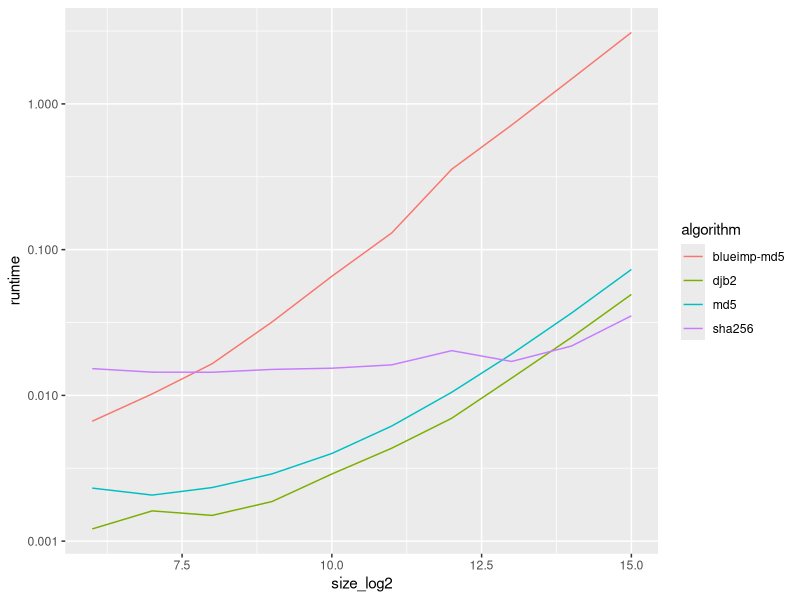
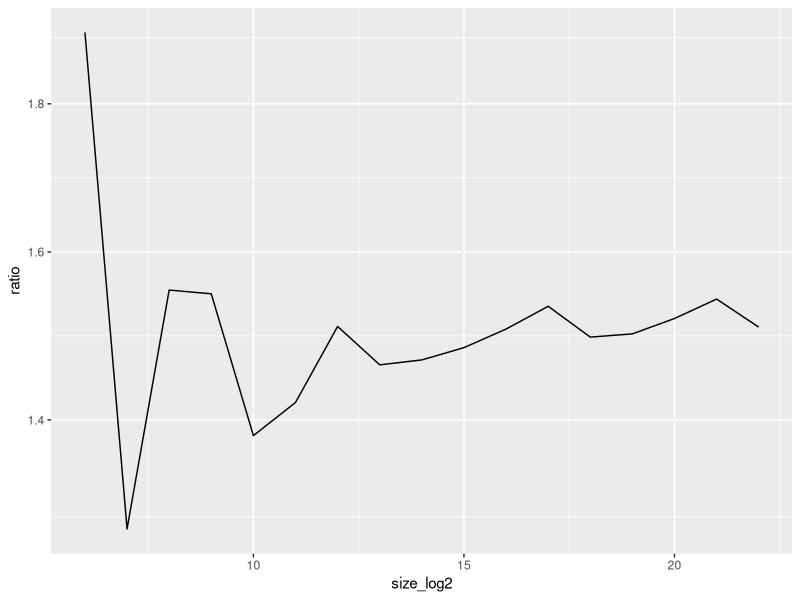

These charts were generated, in order, by the following R code:
## ---- chunk 1
#| label: fig-runtimes
#| fig-cap: Runtimes of different hashing algorithms in Deno
library(tidyverse)
times = read_csv("hashing-times.csv")
df = times |> pivot_longer(!size_log2, names_to="algorithm", values_to="runtime")
ggplot(df |> filter(size_log2 < 16), aes(x=size_log2, y=runtime, colour=algorithm)) + scale_y_log10() + geom_line()
## ---- chunk 2
ggplot(times |> mutate(ratio=times$md5 / times$djb2), aes(x=size_log2, y=ratio)) + scale_y_log10() + geom_line()
